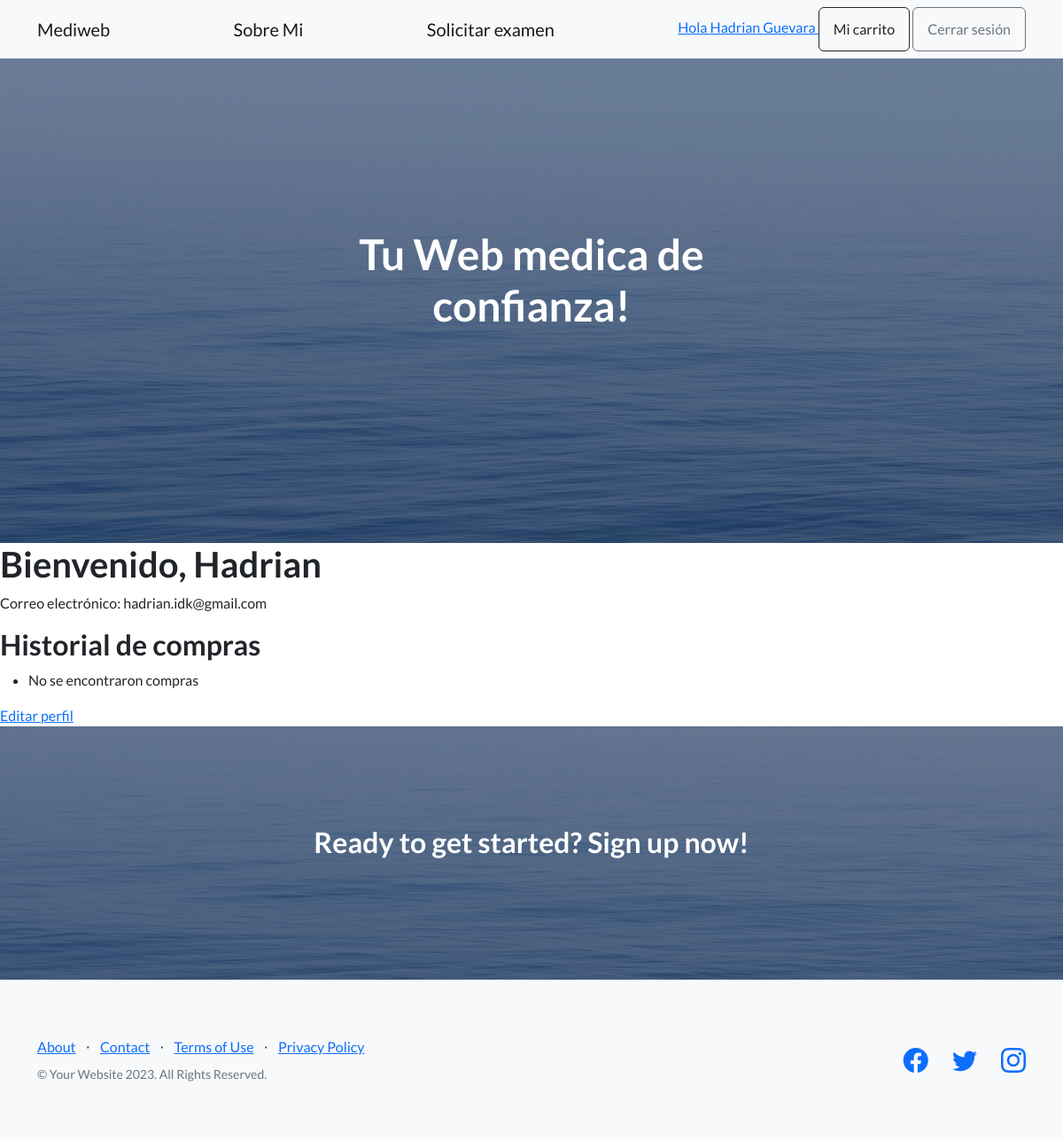
/mi-cuenta/ (signed in), run on the app's committed database.
### AppWeb/models.py (models this page shows, shortened)
class CustomUser(AbstractUser):
    nombre = models.CharField('Nombre', max_length=100)
    apellido = models.CharField('Apellido', max_length=100)
    email = models.EmailField('Correo electronico', unique=True)
    region = models.CharField('Region', max_length=100)
    comuna = models.CharField('Comuna', max_length=100)
    direccion = models.CharField(max_length=255)
    telefono_contacto = models.CharField(max_length=20)
    fecha_nacimiento = models.DateField()
    rut = models.CharField(max_length=12, unique=True)
    genero = models.CharField(max_length=1, choices=(
        ('M', 'Masculino'),
        ('F', 'Femenino'),
        ('O', 'Otro'),
    ))
    objects = CustomUserManager()
    USERNAME_FIELD = 'email'
    REQUIRED_FIELDS = ['nombre', 'apellido', 'direccion', 'telefono_contacto', 'fecha_nacimiento', 'rut', 'genero', 'region', 'comuna']
    groups = models.ManyToManyField(
        'auth.Group',
        verbose_name='groups',
        blank=True,
        related_name='customuser_set',
        related_query_name='user'
    )
    user_permissions = models.ManyToManyField(
        'auth.Permission',
        verbose_name='user permissions',
        blank=True,
        related_name='customuser_set',
        related_query_name='user'
    )

### AppWeb/views.py (the view)
# urls.py: path('mi-cuenta/', views.mi_cuenta, name='mi_cuenta'),
@login_required
def mi_cuenta(request):
    usuario = request.user
    return render(request, 'cuenta/mi_cuenta.html', {'usuario': usuario})

### AppWeb/templates/cuenta/mi_cuenta.html (shortened to what this page needs)
{% extends 'base.html' %}
{% load static %}
{% block content %}
<h1>Bienvenido, {{ usuario.nombre }}</h1>
<p>Correo electrónico: {{ usuario.email }}</p>
<h2>Historial de compras</h2>
<ul>
{% for compra in compras %}
    <li>{{ compra.fecha }} - {{ compra.producto }} - {{ compra.precio }}</li>
{% empty %}
    <li>No se encontraron compras</li>
{% endfor %}
</ul>
<a href="{% url 'editar_perfil' %}">Editar perfil</a>
{% endblock %}

### AppWeb/templates/base.html (shortened to what this page needs)
<!DOCTYPE html>
<html lang="en">
    <head>
        {% load static %}
        <link rel="stylesheet" href="https://stackpath.bootstrapcdn.com/bootstrap/4.5.2/css/bootstrap.min.css">
        <link href="https://cdn.jsdelivr.net/npm/bootstrap-icons@1.5.0/font/bootstrap-icons.css" rel="stylesheet" type="text/css" />
        <link href="{% static 'css/styles.css' %}" rel="stylesheet"/>
        <link rel="stylesheet" href="https://cdnjs.cloudflare.com/ajax/libs/toastify-js/1.11.0/toastify.min.css">
    </head>
    <body>
        <nav class="navbar navbar-light bg-light static-top">
            <div class="container">
                <a class="navbar-brand" href="{% url 'index' %}">Mediweb</a>
                <a class="navbar-brand" href="{% url 'index' %}">Sobre Mi</a>
                <a class="navbar-brand" href="{% url 'ver_categorias' %}">Solicitar examen</a>
                {% if request.user.is_authenticated %}
                <div class="navbar-item">
                    <a href="{% url 'mi_cuenta' %}" class="navbar-link">
                        Hola {{ request.user.nombre|default:request.user.username }} {{ request.user.apellido|default:'' }}
                    </a>
                    <a href="{% url 'resumen_carrito' %}" class="btn btn-outline-dark">Mi carrito</a>
                    <a href="{% url 'logout' %}" class="btn btn-outline-secondary">Cerrar sesión</a>
                </div>
            {% else %}
                <a class="btn btn-outline-primary" href="{% url 'login' %}">Iniciar Sesión</a>
            {% endif %}
            </div>
        </nav>
    <header class="masthead">
        <div class="container position-relative">
            <div class="row justify-content-center">
                <div class="col-xl-6">
                    <div class="text-center text-white">
                        <h1 class="mb-5">Tu Web medica de confianza!</h1>
                    </div>
                </div>
            </div>
        </div>
    </header>
    {% block content %}
    {% endblock %}
    <section class="call-to-action text-white text-center" id="signup">
        <div class="container position-relative">
            <div class="row justify-content-center">
                <div class="col-xl-6">
                    <h2 class="mb-4">Ready to get started? Sign up now!</h2>
                </div>
            </div>
        </div>
    </section>
    <footer class="footer bg-light">
        <div class="container">
            <div class="row">
                <div class="col-lg-6 h-100 text-center text-lg-start my-auto">
                    <ul class="list-inline mb-2">
                        <li class="list-inline-item"><a href="#!">About</a></li>
                        <li class="list-inline-item">⋅</li>
                        <li class="list-inline-item"><a href="#!">Contact</a></li>
                        <li class="list-inline-item">⋅</li>
                        <li class="list-inline-item"><a href="#!">Terms of Use</a></li>
                        <li class="list-inline-item">⋅</li>
                        <li class="list-inline-item"><a href="#!">Privacy Policy</a></li>
                    </ul>
                    <p class="text-muted small mb-4 mb-lg-0">&copy; Your Website 2023. All Rights Reserved.</p>
                </div>
                <div class="col-lg-6 h-100 text-center text-lg-end my-auto">
                    <ul class="list-inline mb-0">
                        <li class="list-inline-item me-4">
                            <a href="#!"><i class="bi-facebook fs-3"></i></a>
                        </li>
                        <li class="list-inline-item me-4">
                            <a href="#!"><i class="bi-twitter fs-3"></i></a>
                        </li>
                        <li class="list-inline-item">
                            <a href="#!"><i class="bi-instagram fs-3"></i></a>
                        </li>
                    </ul>
                </div>
            </div>
        </div>
    </footer>
</body>
</html>

### data on the page
CustomUser: user.nombre "Hadrian", user.apellido "Guevara", nombre "Hadrian", email "hadrian.idk@gmail.com"
